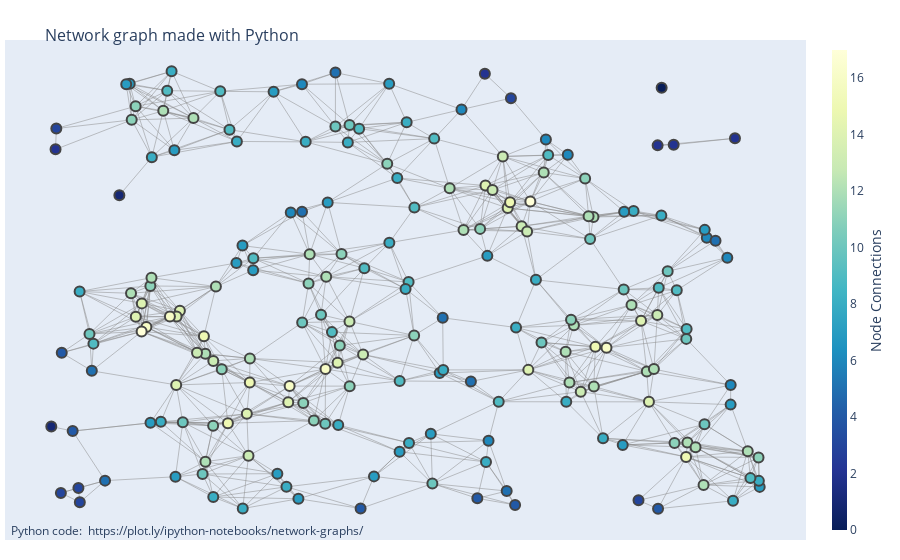

The code cell stored with this chart in its notebook:
### Markdown cell above
# Networks

 ![newplot](files/iCloudDrive/Desktop/external/SPE/Session3/newplot.png)

### Code cell
import plotly.graph_objects as go

import networkx as nx

edge_x = []
edge_y = []
for edge in G.edges():
    x0, y0 = G.nodes[edge[0]]['pos']
    x1, y1 = G.nodes[edge[1]]['pos']
    edge_x.append(x0)
    edge_x.append(x1)
    edge_x.append(None)
    edge_y.append(y0)
    edge_y.append(y1)
    edge_y.append(None)

edge_trace = go.Scatter(
    x=edge_x, y=edge_y,
    line=dict(width=0.5, color='#888'),
    hoverinfo='none',
    mode='lines')

node_x = []
node_y = []
for node in G.nodes():
    x, y = G.nodes[node]['pos']
    node_x.append(x)
    node_y.append(y)

node_trace = go.Scatter(
    x=node_x, y=node_y,
    mode='markers',
    hoverinfo='text',
    marker=dict(
        showscale=True,
        # colorscale options
        #'Greys' | 'YlGnBu' | 'Greens' | 'YlOrRd' | 'Bluered' | 'RdBu' |
        #'Reds' | 'Blues' | 'Picnic' | 'Rainbow' | 'Portland' | 'Jet' |
        #'Hot' | 'Blackbody' | 'Earth' | 'Electric' | 'Viridis' |
        colorscale='YlGnBu',
        reversescale=True,
        color=[],
        size=10,
        colorbar=dict(
            thickness=15,
            title='Node Connections',
            xanchor='left',
            titleside='right'
        ),
        line_width=2))


node_adjacencies = []
node_text = []
for node, adjacencies in enumerate(G.adjacency()):
    node_adjacencies.append(len(adjacencies[1]))
    node_text.append('# of connections: '+str(len(adjacencies[1])))

node_trace.marker.color = node_adjacencies
node_trace.text = node_text

fig = go.Figure(data=[edge_trace, node_trace],
             layout=go.Layout(
                title='<br>Network graph made with Python',
                titlefont_size=16,
                showlegend=False,
                hovermode='closest',
                margin=dict(b=20,l=5,r=5,t=40),
                annotations=[ dict(
                    text="Python code: <a href='https://plot.ly/ipython-notebooks/network-graphs/'> https://plot.ly/ipython-notebooks/network-graphs/</a>",
                    showarrow=False,
                    xref="paper", yref="paper",
                    x=0.005, y=-0.002 ) ],
                xaxis=dict(showgrid=False, zeroline=False, showticklabels=False),
                yaxis=dict(showgrid=False, zeroline=False, showticklabels=False))
                )

fig.show()

### Figure 1 — Plotly figure (JSON) as saved in the notebook; plotly's stock layout.template omitted (floating-point values rounded to 4 significant figures; data arrays with more than 128 entries replaced by an {"elided": "..."} marker saying what was removed)
{"data": [{"hoverinfo": "none", "line": {"color": "#888", "width": 0.5}, "mode": "lines", "type": "scatter", "x": {"elided": "2802 float values"}, "y": {"elided": "2802 float values"}}, {"hoverinfo": "text", "marker": {"color": {"elided": "200 int values"}, "colorbar": {"thickness": 15, "title": {"side": "right", "text": "Node Connections"}, "xanchor": "left"}, "colorscale": [[0, "rgb(255,255,217)"], [0.125, "rgb(237,248,177)"], [0.25, "rgb(199,233,180)"], [0.375, "rgb(127,205,187)"], [0.5, "rgb(65,182,196)"], [0.625, "rgb(29,145,192)"], [0.75, "rgb(34,94,168)"], [0.875, "rgb(37,52,148)"], [1, "rgb(8,29,88)"]], "line": {"width": 2}, "reversescale": true, "showscale": true, "size": 10}, "mode": "markers", "text": {"elided": "200 str values"}, "type": "scatter", "x": {"elided": "200 float values"}, "y": {"elided": "200 float values"}}], "layout": {"annotations": [{"showarrow": false, "text": "Python code: <a href='https://plot.ly/ipython-notebooks/network-graphs/'> https://plot.ly/ipython-notebooks/network-graphs/</a>", "x": 0.005, "xref": "paper", "y": -0.002, "yref": "paper"}], "hovermode": "closest", "margin": {"b": 20, "l": 5, "r": 5, "t": 40}, "showlegend": false, "title": {"font": {"size": 16}, "text": "<br>Network graph made with Python"}, "xaxis": {"showgrid": false, "showticklabels": false, "zeroline": false}, "yaxis": {"showgrid": false, "showticklabels": false, "zeroline": false}}}
